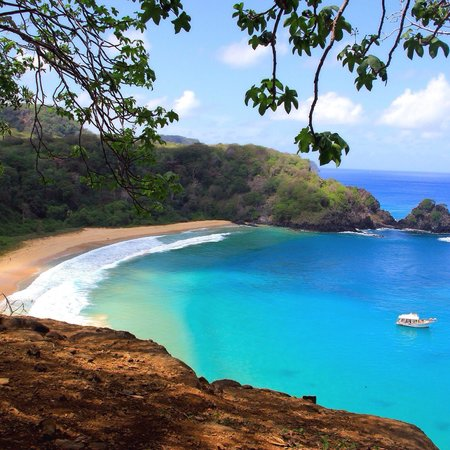
//> input picture img/praia.jpg, 450 x 450 px
$ ./pontilhismo ../../img/praia.jpg   (built with g++ and OpenCV 4)
//> lines starting //> are read from the running program, lines starting //| are printed output that depends on the picture; after the words box and inside, x2 and y2 are one past the last pixel; in counts of white or black regions, pixels touching at a corner belong together
#include <iostream>
#include <opencv2/opencv.hpp>
#include <fstream>
#include <iomanip>
#include <vector>
#include <algorithm>
#include <numeric>
#include <ctime>
#include <cstdlib>

using namespace std;
using namespace cv;

#define STEP 5
#define JITTER 3
#define RAIO 3


int top_slider = 1;
int top_slider_max = 50;

char TrackbarName[50];

vector<int> yrange;
vector<int> xrange;

Mat image, border, points;


void desenha(int val){
	int gray, x, y;

	int width, height;


	width=image.size().width;
	height=image.size().height;

	xrange.resize(height/STEP);
	yrange.resize(width/STEP);

	iota(xrange.begin(), xrange.end(), 0);
	iota(yrange.begin(), yrange.end(), 0);

	for(uint i=0; i<xrange.size(); i++){
		xrange[i]= xrange[i]*STEP+STEP/2;
	}

	for(uint i=0; i<yrange.size(); i++){
		yrange[i]= yrange[i]*STEP+STEP/2;
	}

	points = Mat(height, width, CV_8U, Scalar(0));

	random_shuffle(xrange.begin(), xrange.end());

	//points = Scalar::all(0);
	image.copyTo(points, border);

	int aux;

	for(auto i : xrange){
		random_shuffle(yrange.begin(), yrange.end());
    for(auto j : yrange){

      x = i+rand()%(2*JITTER)-JITTER+1;
      y = j+rand()%(2*JITTER)-JITTER+1;
      gray = image.at<uchar>(x,y);

		if(val >= 0 && val < 5){
			aux = 0.8*val;
		}else if(val >= 5){
			aux = val*0.2;

		}else{
			aux = 1;
		}


      circle(points,
             cv::Point(y,x),
             aux,
             CV_RGB(gray,gray,gray),
             -1,
             CV_AA);
    }
  }
	imshow("pontos",points);
}


void on_trackbar_canny(int, void*){
  Canny(image, border, top_slider, 3*top_slider);
  imshow("canny", border);
  desenha(top_slider);
}


int main(int argc, char** argv){

  image= imread(argv[1],CV_LOAD_IMAGE_GRAYSCALE);
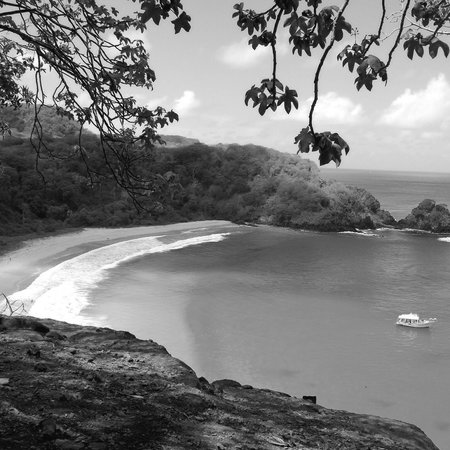
//> image: 450 rows x 450 cols, CV_8UC1; min 0, max 255, mean 123.3

  srand(time(0));

  if(!image.data){
	cout << "nao abriu" << argv[1] << endl;
    cout << argv[0] << " imagem.jpg";
    exit(0);
  }

  sprintf( TrackbarName, "Threshold inferior", top_slider_max );

  namedWindow("canny",1);
  createTrackbar( TrackbarName, "canny",
                &top_slider,
                top_slider_max,
                on_trackbar_canny );


	on_trackbar_canny(top_slider, 0 );
//> in on_trackbar_canny, `Canny(image, border, top_slider, 3*top_slider);`:
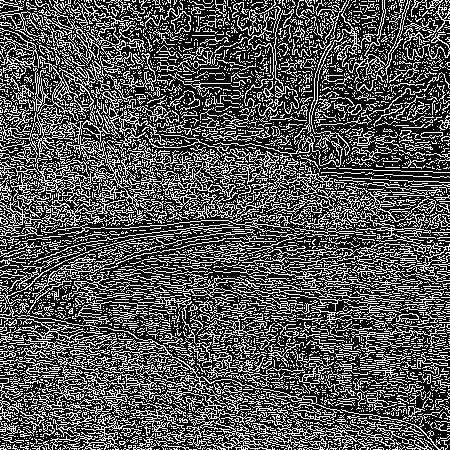
//> border: 450 rows x 450 cols, CV_8UC1; 33% white in thin lines or dots
//> in desenha, `image.copyTo(points, border);`:
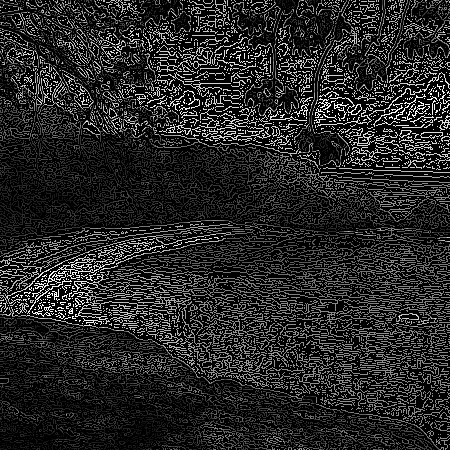
//> points: 450 rows x 450 cols, CV_8UC1; min 0, max 255, mean 39.2
//> after the loop in desenha, `for(auto i : xrange)`: points: 450 rows x 450 cols, CV_8UC1; 2.7% of pixels changed, all inside (x1, y1, x2, y2) = (0, 0, 450, 450)

	waitKey();
//> the loop in desenha (call 2), `for(uint i=0; i<yrange.size(); i++)` made 90 passes
//> after the loop in desenha (call 2), `for(auto i : xrange)`: points: 450 rows x 450 cols, CV_8UC1; 2.7% of pixels changed, all inside (x1, y1, x2, y2) = (0, 0, 450, 449)
  	imwrite("cannyborders.png", points);
  return 0;
}

$ run again, on img/negativo.png
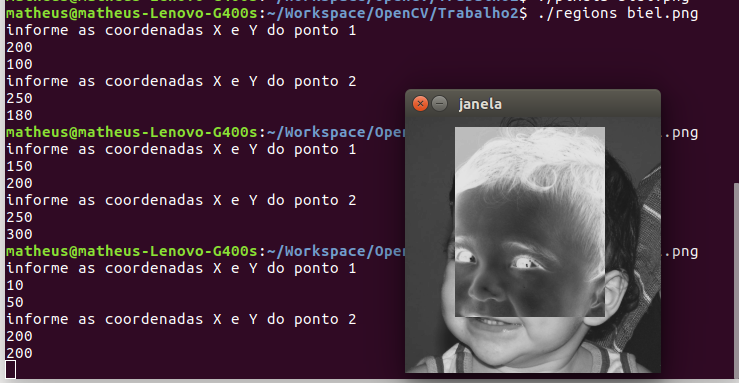
//> input picture img/negativo.png, 739 x 383 px
//> in on_trackbar_canny, `Canny(image, border, top_slider, 3*top_slider);`:
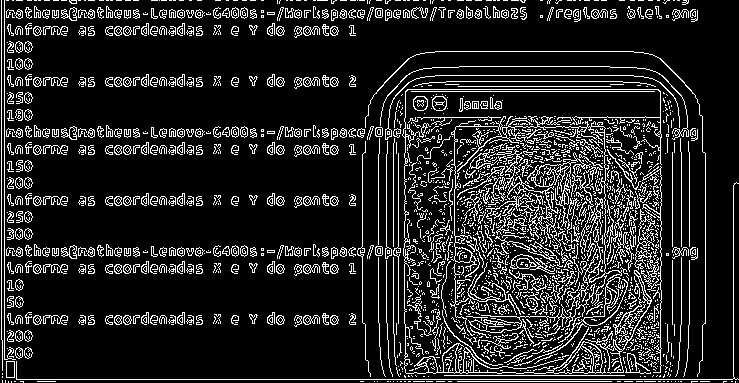
//> border: 383 rows x 739 cols, CV_8UC1; 14.2% white in thin lines or dots
//> in desenha, `image.copyTo(points, border);`:
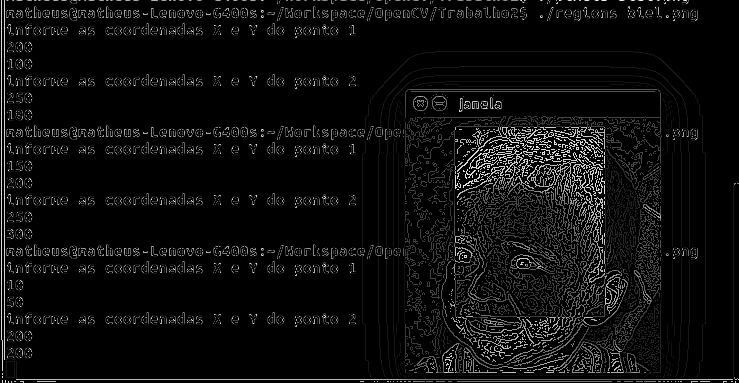
//> points: 383 rows x 739 cols, CV_8UC1; min 0, max 255, mean 13.3
//> the loop in desenha (call 2), `for(uint i=0; i<yrange.size(); i++)` made 147 passes

$ run again, on img/original-dft.png
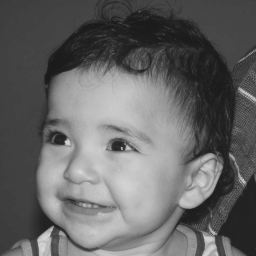
//> input picture img/original-dft.png, 256 x 256 px
//> image is the input picture: 256 rows x 256 cols, CV_8UC1; min 26, max 219, mean 100.9
//> in on_trackbar_canny, `Canny(image, border, top_slider, 3*top_slider);`:
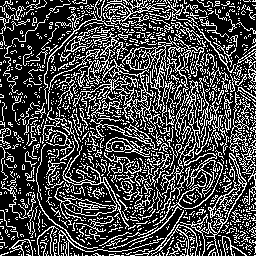
//> border: 256 rows x 256 cols, CV_8UC1; 28.3% white in thin lines or dots
//> in desenha, `image.copyTo(points, border);`:
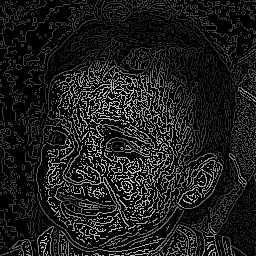
//> points: 256 rows x 256 cols, CV_8UC1; min 0, max 211, mean 28.8
//> the loop in desenha (call 2), `for(uint i=0; i<yrange.size(); i++)` made 51 passes
